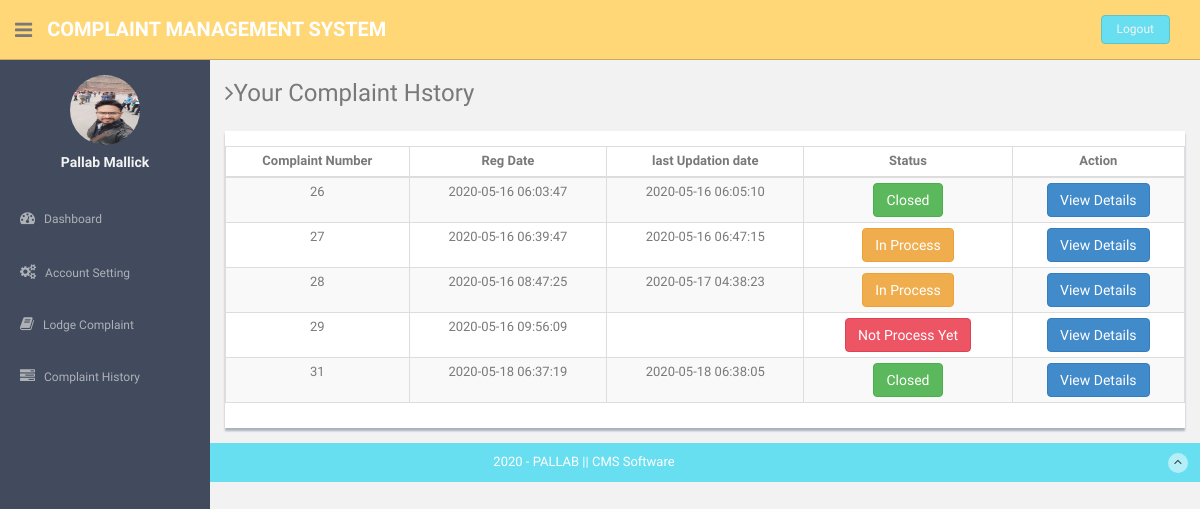
The page /users/complaint-history.php (signed in) on the database its author committed.
### tables this page shows
CREATE TABLE `users` (
  `id` int(11) NOT NULL,
  `fullName` varchar(255) DEFAULT NULL,
  `userEmail` varchar(255) DEFAULT NULL,
  `password` varchar(255) DEFAULT NULL,
  `contactNo` bigint(11) DEFAULT NULL,
  `address` tinytext,
  `State` varchar(255) DEFAULT NULL,
  `country` varchar(255) DEFAULT NULL,
  `pincode` int(6) DEFAULT NULL,
  `userImage` varchar(255) DEFAULT NULL,
  `regDate` timestamp NOT NULL DEFAULT CURRENT_TIMESTAMP,
  `updationDate` timestamp NULL DEFAULT NULL,
  `status` int(1) DEFAULT NULL
);

CREATE TABLE `tblcomplaints` (
  `complaintNumber` int(11) NOT NULL,
  `userId` int(11) DEFAULT NULL,
  `category` int(11) DEFAULT NULL,
  `subcategory` varchar(255) DEFAULT NULL,
  `complaintType` varchar(255) DEFAULT NULL,
  `state` varchar(255) DEFAULT NULL,
  `noc` varchar(255) DEFAULT NULL,
  `complaintDetails` mediumtext,
  `complaintFile` varchar(255) DEFAULT NULL,
  `regDate` timestamp NULL DEFAULT CURRENT_TIMESTAMP,
  `status` varchar(50) DEFAULT NULL,
  `lastUpdationDate` timestamp NULL DEFAULT NULL ON UPDATE CURRENT_TIMESTAMP
);

### users/complaint-history.php (the view, shortened to what this page needs)
<?php
include('includes/config.php');
if(strlen($_SESSION['login'])==0)
  {
header('location:index.php');
}
else{
?>
<!DOCTYPE html>
<html lang="en">
  <head>
    <link href="assets/css/bootstrap.css" rel="stylesheet">
    <link href="assets/font-awesome/css/font-awesome.css" rel="stylesheet" />
    <link href="assets/css/style.css" rel="stylesheet">
    <link href="assets/css/style-responsive.css" rel="stylesheet">
    <link href="assets/css/table-responsive.css" rel="stylesheet">
  </head>
  <body>
  <section id="container" >
<?php include("includes/header.php");?>
<?php include("includes/sidebar.php");?>
      <section id="main-content">
          <section class="wrapper">
          	<h3><i class="fa fa-angle-right"></i>Your Complaint Hstory</h3>
		  		<div class="row mt">
			  		<div class="col-lg-12">
                      <div class="content-panel">
                          <section id="unseen">
                            <table class="table table-bordered table-striped table-condensed">
                              <thead>
                              <tr style="text-align: center">
                                  <th style="text-align: center">Complaint Number</th>
                                  <th style="text-align: center">Reg Date</th>
                                  <th style="text-align: center">last Updation date</th>
                                  <th style="text-align: center">Status</th>
                                  <th style="text-align: center">Action</th>
                              </tr>
                              </thead>
                              <tbody>
  <?php $query=mysqli_query($con,"select * from tblcomplaints where userId='".$_SESSION['id']."'");
while($row=mysqli_fetch_array($query))
{
  ?>
                              <tr>
                                  <td align="center"><?php echo htmlentities($row['complaintNumber']);?></td>
                                  <td align="center"><?php echo htmlentities($row['regDate']);?></td>
                                 <td align="center"><?php echo  htmlentities($row['lastUpdationDate']);
                                 ?></td>
                                  <td align="center"><?php
                                    $status=$row['status'];
                                    if($status=="" or $status=="NULL")
                                    { ?>
                                      <button type="button" class="btn btn-theme04">Not Process Yet</button>
                                   <?php }
 if($status=="in process"){ ?>
<button type="button" class="btn btn-warning">In Process</button>
<?php }
if($status=="closed") {
?>
<button type="button" class="btn btn-success">Closed</button>
<?php } ?>
                                   <td align="center">
                                   <a href="complaint-details.php?cid=<?php echo htmlentities($row['complaintNumber']);?>">
<button type="button" class="btn btn-primary">View Details</button></a>
                                   </td>
                                </tr>
                              <?php } ?>
                              </tbody>
                          </table>
                          </section>
                  </div>
               </div>
		  	</div>
		</section><! --/wrapper -->
      </section>
<?php include("includes/footer.php");?>
  </section>
  </body>
</html>
<?php } ?>

### users/includes/sidebar.php (shortened to what this page needs)
<aside>
          <div id="sidebar"  class="nav-collapse ">
              <ul class="sidebar-menu" id="nav-accordion">
                              <?php $query=mysqli_query($con,"select fullName,userImage from users where userEmail='".$_SESSION['login']."'");
 while($row=mysqli_fetch_array($query))
 {
 ?>
                  <p class="centered"><a href="profile.php">
<?php $userphoto=$row['userImage'];
if($userphoto==""):
?>
<img src="userimages/noimage.png"  class="img-circle" width="70" height="70" >
<?php else:?>
  <img src="userimages/<?php echo htmlentities($userphoto);?>" class="img-circle" width="70" height="70">
<?php endif;?>
</a>
</p>
                  <h5 class="centered"><?php echo htmlentities($row['fullName']);?></h5>
                  <?php } ?>
                  <li class="mt">
                      <a href="dashboard.php">
                          <i class="fa fa-dashboard"></i>
                          <span>Dashboard</span>
                      </a>
                  </li>
                  <li class="sub-menu">
                      <a href="javascript:;" >
                          <i class="fa fa-cogs"></i>
                          <span>Account Setting</span>
                      </a>
                  </li>
                  <li class="sub-menu">
                      <a href="register-complaint.php" >
                          <i class="fa fa-book"></i>
                          <span>Lodge Complaint</span>
                      </a>
                    </li>
                  <li class="sub-menu">
                      <a href="complaint-history.php" >
                          <i class="fa fa-tasks"></i>
                          <span>Complaint History</span>
                      </a>
                  </li>
              </ul>
          </div>
      </aside>

### users/assets/css/style.css (style rules this page uses)
body { color: #797979; background: #f2f2f2; font-family: 'Ruda', sans-serif; padding: 0px !important; margin: 0px !important; font-size:13px; }
ul li { list-style: none; }
a, a:hover, a:focus { text-decoration: none; outline: none; }
#container { width: 100%; height: 100%; }
.btn-theme04 { color: #fff; background-color: #ed5565; border-color: #da4453; }
.centered { text-align: center; }
.mt { margin-top: 25px; }
#sidebar { width: 210px; height: 100%; position: fixed; background: #424a5d; }
#sidebar h5 { color: #f2f2f2; font-weight: 700; }
#sidebar ul li { position: relative; }
ul.sidebar-menu , ul.sidebar-menu li ul.sub { margin: -2px 0 0; padding: 0; }
ul.sidebar-menu { margin-top: 75px; }
ul.sidebar-menu li { margin-bottom: 5px; margin-left:10px; margin-right:10px; }
ul.sidebar-menu li.sub-menu { line-height: 15px; }
ul.sidebar-menu li a span { display: inline-block; }
ul.sidebar-menu li a { color: #aeb2b7; text-decoration: none; display: block; padding: 15px 0 15px 10px; font-size: 12px; outline: none; -webkit-transition: all 0.3s ease; -moz-transition: all 0.3s ease; -o-transition: all 0.3s ease; -ms-transition: all 0.3s ease; transition: all 0.3s ease; }
ul.sidebar-menu li a i { font-size: 15px; padding-right: 6px; }
#main-content { margin-left: 210px; }
.wrapper { display: inline-block; margin-top: 60px; padding-left: 15px; padding-right: 15px; padding-bottom: 15px; padding-top: 0px; width: 100%; }
.content-panel { background: #ffffff; box-shadow: 0px 3px 2px #aab2bd; padding-top: 15px; padding-bottom: 5px; }

### rows shown on the page
users: userImage (picture), fullName "Pallab Mallick"
tblcomplaints: complaintNumber "26", regDate "2020-05-16 06:03:47", lastUpdationDate "2020-05-16 06:05:10", status "Closed"
tblcomplaints: complaintNumber "27", regDate "2020-05-16 06:39:47", lastUpdationDate "2020-05-16 06:47:15", status "In Process"
tblcomplaints: complaintNumber "28", regDate "2020-05-16 08:47:25", lastUpdationDate "2020-05-17 04:38:23", status "In Process"
tblcomplaints: complaintNumber "29", regDate "2020-05-16 09:56:09", shows "Not Process Yet"
tblcomplaints: complaintNumber "31", regDate "2020-05-18 06:37:19", lastUpdationDate "2020-05-18 06:38:05", status "Closed"
